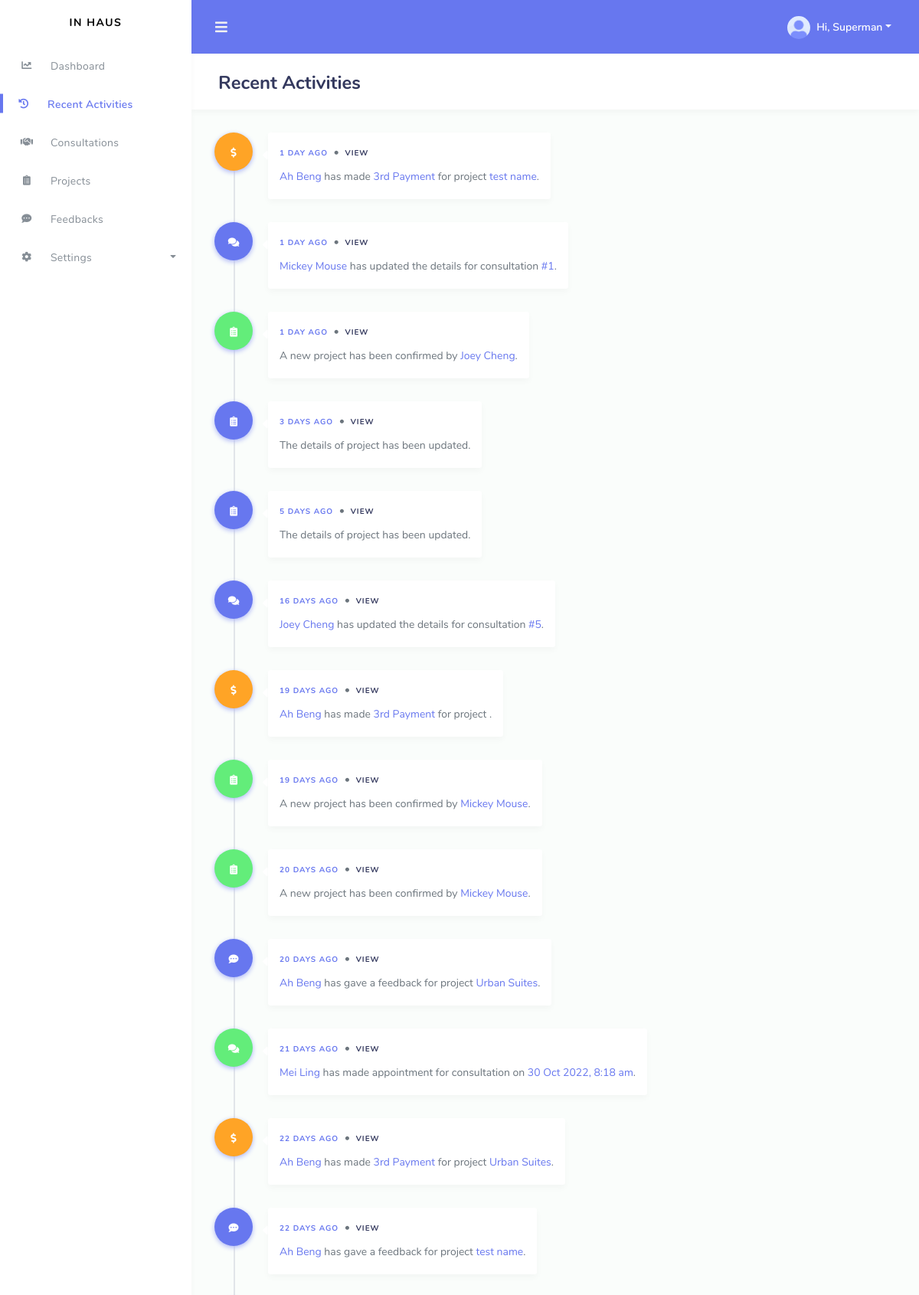
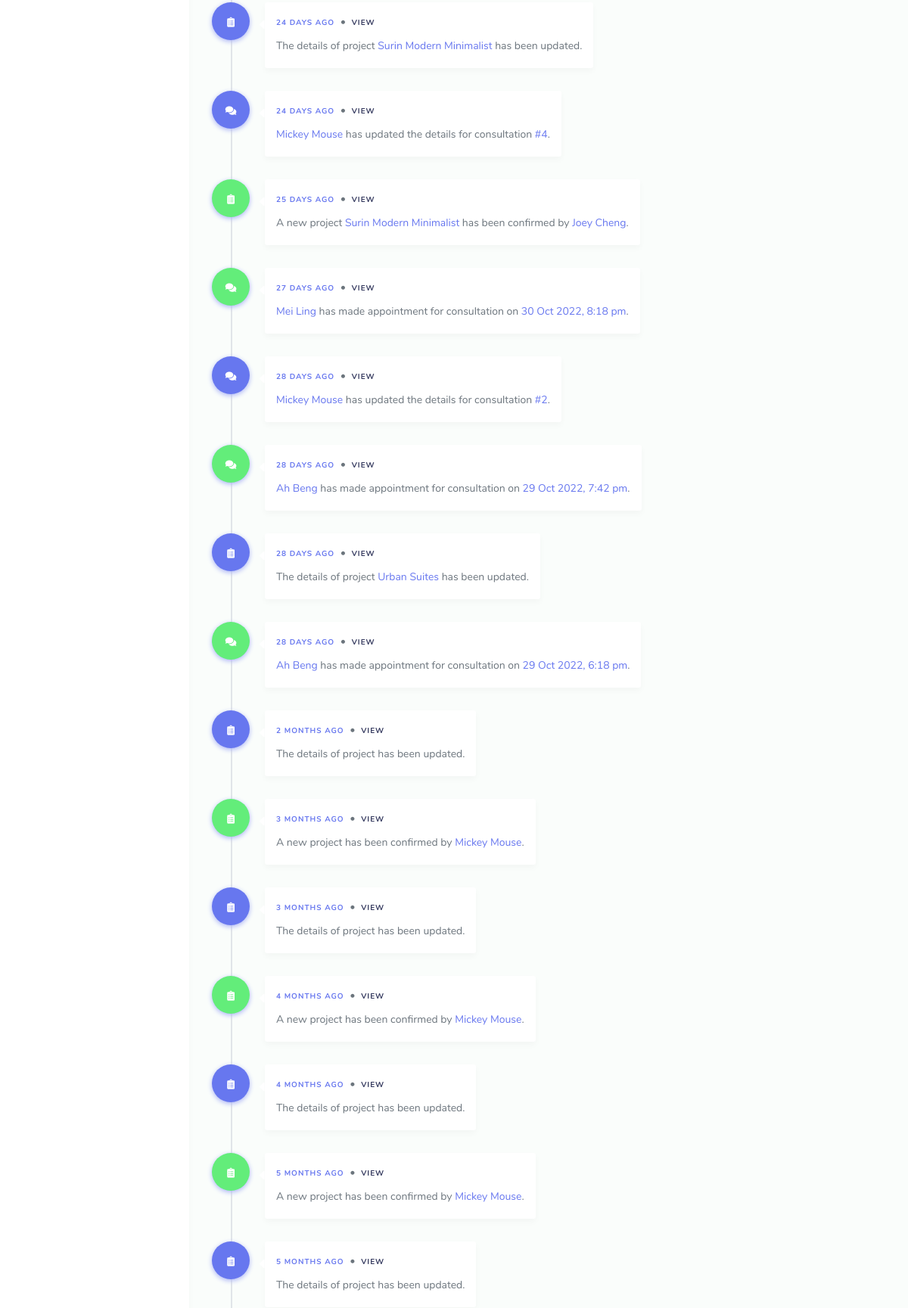
The page /public_html/admin/recent_activities.php (signed in, upper part) on the database its author committed (2 pictures, top to bottom).
### tables this page shows
CREATE TABLE `consultation` (
  `consultation_id` int(10) UNSIGNED NOT NULL,
  `created_datetime` datetime NOT NULL,
  `last_modified_datetime` datetime NOT NULL,
  `consultation_status` varchar(50) NOT NULL,
  `consultation_date` date NOT NULL,
  `consultation_time` time NOT NULL,
  `consultation_type` varchar(30) NOT NULL,
  `preferred_style` varchar(300) NOT NULL,
  `design_range` varchar(30) NOT NULL,
  `consultation_remark` varchar(300) NOT NULL,
  `cust_id` int(10) UNSIGNED NOT NULL,
  `admin_id` int(10) UNSIGNED DEFAULT NULL
);

CREATE TABLE `user` (
  `user_id` int(11) UNSIGNED NOT NULL,
  `name` varchar(50) NOT NULL,
  `email` varchar(50) NOT NULL,
  `password` varchar(50) NOT NULL,
  `phone_no` varchar(20) DEFAULT NULL,
  `access_level` varchar(50) NOT NULL,
  `status` varchar(20) DEFAULT NULL
);

CREATE TABLE `project` (
  `project_id` int(10) UNSIGNED NOT NULL,
  `created_datetime` datetime NOT NULL,
  `last_modified_datetime` datetime NOT NULL,
  `project_name` varchar(50) NOT NULL,
  `project_status` varchar(50) NOT NULL,
  `payment_status` varchar(50) NOT NULL,
  `payment_datetime` varchar(100) NOT NULL,
  `project_fee` double NOT NULL,
  `project_remark` varchar(500) NOT NULL,
  `project_details` varchar(1000) NOT NULL,
  `project_contract` varchar(260) NOT NULL,
  `cust_id` int(10) UNSIGNED NOT NULL,
  `consultation_id` int(10) UNSIGNED NOT NULL,
  `admin_id` int(10) UNSIGNED NOT NULL
);

CREATE TABLE `feedback` (
  `feedback_id` int(10) UNSIGNED NOT NULL,
  `feedback_date` date NOT NULL,
  `project_id` int(10) UNSIGNED NOT NULL,
  `cust_id` int(10) UNSIGNED NOT NULL,
  `expectation` text NOT NULL,
  `workAgn` text NOT NULL,
  `compare` text NOT NULL,
  `communication` text NOT NULL,
  `explanation` text NOT NULL,
  `goal` text NOT NULL,
  `comment` text NOT NULL,
  `comment2` text NOT NULL
);

### public_html/admin/recent_activities.php (the view, shortened to what this page needs)
<?php
  function getActivitiesArray($activities, $type, $result) {
    $created_datetime = $last_modified_datetime = $datetime = $action = $payment_status = "";
    while ($row = mysqli_fetch_array($result)) {
      if ($type == "consultation" || $type == "project") {
        $created_datetime = (!empty($row['created_datetime'])) ? $row['created_datetime'] : "";
        $last_modified_datetime = (!empty($row['last_modified_datetime'])) ? $row['last_modified_datetime'] : "";
        if ($created_datetime == $last_modified_datetime) {
          $datetime = $created_datetime;
          $action = "create";
        }
        else {
          $datetime = $last_modified_datetime;
          $action = "update";
        }
      }
      else if ($type == "payment") {
        if (!empty($row['payment_datetime'])) {
          $payment = json_decode($row['payment_datetime']);
          if (!empty($payment->{'1'})) {
            $payment_status = "1st Payment";
            $datetime = $payment->{'1'};
          }
          if (!empty($payment->{'2'})) {
            $payment_status = "2nd Payment";
            $datetime = $payment->{'2'};
          }
          if (!empty($payment->{'3'})) {
            $payment_status = "3rd Payment";
            $datetime = $payment->{'3'};
          }
        }
      }
      else if ($type == "feedback") {
        $datetime = (!empty($row['feedback_date'])) ? $row['feedback_date'] : "";
      }
      $activity = array(
        "consultation_id" => (!empty($row['consultation_id'])) ? $row['consultation_id'] : "",
        "project_id" => (!empty($row['project_id'])) ? $row['project_id'] : "",
        "feedback_id" => (!empty($row['feedback_id'])) ? $row['feedback_id'] : "",
        "project_name" => (!empty($row['project_name'])) ? $row['project_name'] : "",
        "admin_name" => (!empty($row['admin_name'])) ? $row['admin_name'] : "",
        "cust_name" => (!empty($row['cust_name'])) ? $row['cust_name'] : "",
        "action" => $action,
        "type" => $type,
        "consultation_datetime" => (!empty($row['consultation_date']) && !empty($row['consultation_time'])) ? date("d M Y", strtotime($row['consultation_date'])) . ", " . date("g:i a", strtotime($row['consultation_time'])) : "",
        "payment_status" => $payment_status
      );
      $activities[$datetime] = $activity;
      if ($action == "update") {
        $datetime = (!empty($row['created_datetime'])) ? $row['created_datetime'] : "";
        $activity = array(
          "consultation_id" => (!empty($row['consultation_id'])) ? $row['consultation_id'] : "",
          "project_id" => (!empty($row['project_id'])) ? $row['project_id'] : "",
          "feedback_id" => (!empty($row['feedback_id'])) ? $row['feedback_id'] : "",
          "project_name" => (!empty($row['project_name'])) ? $row['project_name'] : "",
          "admin_name" => (!empty($row['admin_name'])) ? $row['admin_name'] : "",
          "cust_name" => (!empty($row['cust_name'])) ? $row['cust_name'] : "",
          "action" => "create",
          "type" => $type,
          "consultation_datetime" => (!empty($row['consultation_date']) && !empty($row['consultation_time'])) ? date("d M Y", strtotime($row['consultation_date'])) . ", " . date("g:i a", strtotime($row['consultation_time'])) : "",
          "payment_status" => $payment_status
        );
      }
      $activities[$datetime] = $activity;
    }
    return $activities;
  }
  function get_time_ago( $time ) {
    $time_difference = time() - $time;
    $condition = array( 12 * 30 * 24 * 60 * 60 =>  'year',
                30 * 24 * 60 * 60       =>  'month',
                24 * 60 * 60            =>  'day',
                60 * 60                 =>  'hour',
                60                      =>  'minute',
                1                       =>  'second'
    );
    foreach( $condition as $secs => $str )
    {
        $d = $time_difference / $secs;
        if( $d >= 1 )
        {
            $t = round( $d );
            return $t . ' ' . $str . ( $t > 1 ? 's' : '' ) . ' ago';
        }
    }
  }
  $activities = array();
  $dbc = mysqli_connect('localhost', 'root', '');
	mysqli_select_db($dbc, 'in_haus');
	$query = 'SELECT c.consultation_id, c.created_datetime, c.last_modified_datetime, c.consultation_date, c.consultation_time,
            uc.name as cust_name, ua.name as admin_name
            FROM consultation c, user ua, user uc
            WHERE c.cust_id = uc.user_id
            AND c.admin_id = ua.user_id';
	if (!$r = mysqli_query($dbc, $query)) {
		echo '<p style="color:red;">Could not retrieve the data because: <br/>' . mysqli_error($dbc) . '</p><p>The query being run was: ' . $query . '</p>';
	}
  $activities = getActivitiesArray($activities, "consultation", $r);
  $query = 'SELECT p.project_id, p.project_name, p.created_datetime, p.last_modified_datetime,
            u.name as admin_name
            FROM project p, user u
            WHERE p.admin_id = u.user_id';
	if (!$r = mysqli_query($dbc, $query)) {
		echo '<p style="color:red;">Could not retrieve the data because: <br/>' . mysqli_error($dbc) . '</p><p>The query being run was: ' . $query . '</p>';
	}
  $activities = getActivitiesArray($activities, "project", $r);
  $query = 'SELECT p.project_id, p.project_name, p.payment_datetime,
            u.name as cust_name
            FROM project p, user u
            WHERE p.cust_id = u.user_id';
	if (!$r = mysqli_query($dbc, $query)) {
		echo '<p style="color:red;">Could not retrieve the data because: <br/>' . mysqli_error($dbc) . '</p><p>The query being run was: ' . $query . '</p>';
	}
  $activities = getActivitiesArray($activities, "payment", $r);
  $query = 'SELECT f.*, p.project_name, u.name as cust_name
            FROM feedback f, project p, user u
            WHERE f.project_id = p.project_id
            AND p.cust_id = u.user_id';
	if (!$r = mysqli_query($dbc, $query)) {
		echo '<p style="color:red;">Could not retrieve the data because: <br/>' . mysqli_error($dbc) . '</p><p>The query being run was: ' . $query . '</p>';
	}
  $activities = getActivitiesArray($activities, "feedback", $r);
  krsort($activities);
?>
<!DOCTYPE html>
<html lang="en">
<head>
  <link rel="stylesheet" href="assets/modules/bootstrap/css/bootstrap.min.css">
  <link rel="stylesheet" href="assets/modules/fontawesome/css/all.min.css">
  <link rel="stylesheet" href="assets/css/style.css">
  <link rel="stylesheet" href="assets/css/components.css">
</head>
<body>
  <div id="app">
    <div class="main-wrapper main-wrapper-1">
      <div class="navbar-bg"></div>
        <?php include("navbar.php"); ?>
      <div class="main-content">
        <section class="section">
          <div class="section-header">
            <h1>Recent Activities</h1>
          </div>
          <div class="section-body">
            <div class="row">
              <div class="col-12">
                <div class="activities">
                  <?php foreach ($activities as $datetime => $details): ?>
                  <?php
                      $time_ago = get_time_ago(strtotime($datetime));
                      switch ($details['type']) {
                        case 'consultation':
                          $url = "consultation.php?consultation_id=" . $details['consultation_id'];
                          $icon = '<i class="fas fa-comments"></i>';
                          if ($details['action'] == "create") {
                            $bg = "bg-success";
                            $activity = sprintf('<span class="text-primary">%s</span> has made appointment for consultation on <span class="text-primary">%s</span>.', $details['cust_name'], $details['consultation_datetime']);
                          }
                          else if ($details['action'] == "update") {
                            $bg = "bg-primary";
                            $activity = sprintf('<span class="text-primary">%s</span> has updated the details for consultation <span class="text-primary">#%d</span>.', $details['admin_name'], $details['consultation_id']);
                          }
                          break;
                        case 'project':
                          $url = "project.php?project_id=" . $details['project_id'];
                          $icon = '<i class="fas fa-clipboard-list"></i>';
                          if ($details['action'] == "create") {
                            $bg = "bg-success";
                            $activity = sprintf('A new project <span class="text-primary">%s</span> has been confirmed by <span class="text-primary">%s</span>.', $details['project_name'], $details['admin_name']);
                          }
                          else if ($details['action'] == "update") {
                            $bg = "bg-primary";
                            $activity = sprintf('The details of project <span class="text-primary">%s</span> has been updated.', $details['project_name']);
                          }
                          break;
                        case 'payment':
                          $url = "project.php?project_id=" . $details['project_id'];
                          $icon = '<i class="fas fa-dollar-sign"></i>';
                          $bg = "bg-warning";
                          $activity = sprintf('<span class="text-primary">%s</span> has made <span class="text-primary">%s</span> for project <span class="text-primary">%s</span>.', $details['cust_name'], $details['payment_status'], $details['project_name']);
                          break;
                        case 'feedback':
                          $url = "feedback.php?feedback_id=" . $details['feedback_id'];
                          $icon = '<i class="fas fa-comment-dots"></i>';
                          $bg = "bg-primary";
                          $activity = sprintf('<span class="text-primary">%s</span> has gave a feedback for project <span class="text-primary">%s</span>.', $details['cust_name'], $details['project_name']);
                          break;
                      }
                  ?>
                  <div class="activity">
                    <div class="activity-icon <?php echo $bg; ?> text-white shadow-primary">
                      <?php echo $icon; ?>
                    </div>
                    <div class="activity-detail">
                      <div class="mb-2">
                        <span class="text-job text-primary"><?php echo $time_ago; ?></span>
                        <span class="bullet"></span>
                        <a class="text-job" href="<?php echo $url; ?>" target="_blank">View</a>
                      </div>
                      <p><?php echo $activity; ?></p>
                    </div>
                  </div>
                  <?php endforeach; ?>
                </div>
              </div>
            </div>
          </div>
        </section>
      </div>
    </div>
  </div>
</body>
</html>

### public_html/admin/assets/css/components.css (style rules this page uses)
.activities { display: flex; flex-wrap: wrap; }
.activities .activity { width: 100%; display: flex; position: relative; }
.activities .activity:before { content: " "; position: absolute; left: 25px; top: 0; width: 2px; height: 100%; background-color: #e1e5e9; }
.activities .activity .activity-icon { width: 50px; height: 50px; border-radius: 3px; line-height: 50px; font-size: 20px; text-align: center; margin-right: 20px; border-radius: 50%; flex-shrink: 0; text-align: center; z-index: 1; }
.activities .activity .activity-detail { box-shadow: 0 4px 8px rgba(0, 0, 0, 0.03); background-color: #fff; border-radius: 3px; border: none; position: relative; margin-bottom: 30px; position: relative; padding: 15px; }
.activities .activity .activity-detail:before { content: ""; font-family: "Font Awesome 5 Free"; font-weight: 900; font-size: 20px; position: absolute; left: -8px; color: #fff; }
.activities .activity .activity-detail p { margin-bottom: 0; }

### rows shown on the page
consultation: time_ago "1 DAY AGO", admin.name "Mickey Mouse", consultation_id "1", time_ago "28 DAYS AGO", cust.name "Ah Beng", consultation_datetime "29 Oct 2022, 6:18 pm"
project: time_ago "1 DAY AGO", admin.name "Joey Cheng", time_ago "19 DAYS AGO", cust.name "Ah Beng", payment_status "3rd Payment"
project: time_ago "3 DAYS AGO", time_ago "19 DAYS AGO", admin.name "Mickey Mouse"
project: time_ago "5 DAYS AGO", time_ago "20 DAYS AGO", admin.name "Mickey Mouse"
consultation: time_ago "16 DAYS AGO", admin.name "Joey Cheng", consultation_id "5", time_ago "21 DAYS AGO", cust.name "Mei Ling", consultation_datetime "30 Oct 2022, 8:18 am"
feedback: time_ago "20 DAYS AGO", user.name "Ah Beng", project.project_name "Urban Suites"
feedback: time_ago "22 DAYS AGO", cust.name "Ah Beng", project.project_name "test name"
project: time_ago "24 DAYS AGO", project_name "Surin Modern Minimalist", time_ago "25 DAYS AGO", admin.name "Joey Cheng"
consultation: time_ago "24 DAYS AGO", admin.name "Mickey Mouse", consultation_id "4", time_ago "27 DAYS AGO", cust.name "Mei Ling", consultation_datetime "30 Oct 2022, 8:18 pm"
consultation: time_ago "28 DAYS AGO", admin.name "Mickey Mouse", consultation_id "2", cust.name "Ah Beng", consultation_datetime "29 Oct 2022, 7:42 pm"
project: time_ago "28 DAYS AGO", project_name "Urban Suites"
project: time_ago "2 MONTHS AGO", time_ago "3 MONTHS AGO", admin.name "Mickey Mouse"
project: time_ago "3 MONTHS AGO", time_ago "4 MONTHS AGO", admin.name "Mickey Mouse"
project: time_ago "4 MONTHS AGO", time_ago "5 MONTHS AGO", admin.name "Mickey Mouse"
project: time_ago "5 MONTHS AGO"

### other values the page prints
$logged_in_admin_name "Superman"
$time_ago "1 DAY AGO"
$details['cust_name'] "Ah Beng"
$details['payment_status'] "3rd Payment"
$details['project_name'] "test name"
$time_ago "22 DAYS AGO"
$details['project_name'] "Urban Suites"
